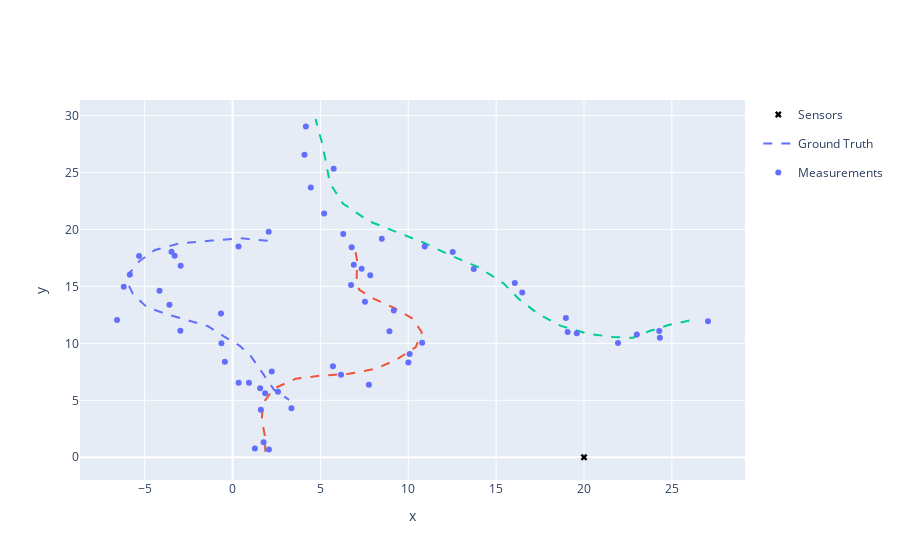

The cell this chart's notebook holds for it:
### Code cell
# Plot the ground truth paths and detections:

detections = set()
truths = set()

for time, detects in detector:
    detections |= detects
    truths |= ground_truth_gen.groundtruth_paths

from stonesoup.plotter import Plotterly

plotter = Plotterly()
plotter.plot_ground_truths(truths, [0, 2])
plotter.plot_measurements(detections, [0, 2])
plotter.plot_sensors(sensor)
plotter.fig.show()
